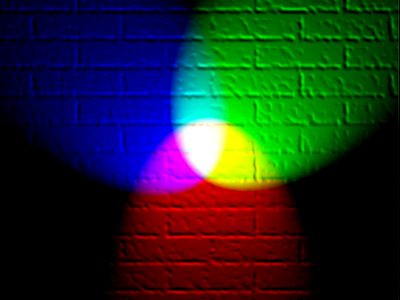
#> input picture morfological_opening/rgbPrva.jpg, 400 x 300 px
$ python detectedImage11azdk.py
#> lines starting #> are read from the running program, lines starting #| are printed output that depends on the picture
import cv2
import numpy as np

image=cv2.imread('rgbPrva.jpg')
#> image is the input picture: shape (300, 400, 3); mean B, G, R 36.9, 41.6, 29.5
LaplacesKernel=np.array([[0,-1,0],[-1,4,-1],[0,-1,0]])
detectedEdge=cv2.filter2D(image,-1,LaplacesKernel)
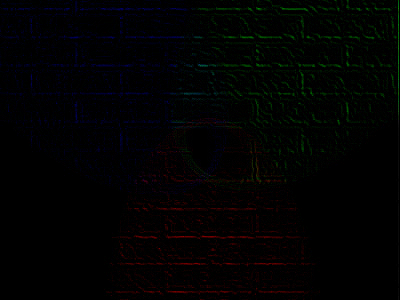
#> detectedEdge: shape (300, 400, 3); mean B, G, R 2, 2.1, 1.9
cv2.imwrite('detectedImage11azdk.jpg',detectedEdge)
